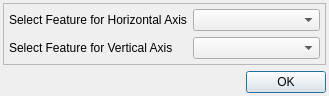
<?xml version="1.0" encoding="UTF-8"?>
<ui version="4.0">
 <class>DialogAxisSelector</class>
 <widget class="QDialog" name="DialogAxisSelector">
  <property name="geometry">
   <rect>
    <x>0</x>
    <y>0</y>
    <width>329</width>
    <height>95</height>
   </rect>
  </property>
  <property name="windowTitle">
   <string>Dialog</string>
  </property>
  <layout class="QVBoxLayout" name="verticalLayout">
   <property name="leftMargin">
    <number>3</number>
   </property>
   <property name="topMargin">
    <number>3</number>
   </property>
   <property name="rightMargin">
    <number>3</number>
   </property>
   <property name="bottomMargin">
    <number>3</number>
   </property>
   <item>
    <widget class="QFrame" name="frame">
     <property name="frameShape">
      <enum>QFrame::StyledPanel</enum>
     </property>
     <property name="frameShadow">
      <enum>QFrame::Raised</enum>
     </property>
     <layout class="QFormLayout" name="formLayout">
      <property name="leftMargin">
       <number>5</number>
      </property>
      <property name="topMargin">
       <number>5</number>
      </property>
      <property name="rightMargin">
       <number>5</number>
      </property>
      <property name="bottomMargin">
       <number>5</number>
      </property>
      <item row="0" column="0">
       <widget class="QLabel" name="label">
        <property name="text">
         <string>Select Feature for Horizontal Axis</string>
        </property>
       </widget>
      </item>
      <item row="1" column="0">
       <widget class="QLabel" name="label_2">
        <property name="text">
         <string>Select Feature for Vertical Axis</string>
        </property>
       </widget>
      </item>
      <item row="0" column="1">
       <widget class="QComboBox" name="comboBox_xaxis"/>
      </item>
      <item row="1" column="1">
       <widget class="QComboBox" name="comboBox_yaxis"/>
      </item>
     </layout>
    </widget>
   </item>
   <item alignment="Qt::AlignRight">
    <widget class="QDialogButtonBox" name="buttonBox_finish">
     <property name="orientation">
      <enum>Qt::Vertical</enum>
     </property>
     <property name="standardButtons">
      <set>QDialogButtonBox::Ok</set>
     </property>
    </widget>
   </item>
  </layout>
 </widget>
 <resources/>
 <connections>
  <connection>
   <sender>buttonBox_finish</sender>
   <signal>accepted()</signal>
   <receiver>DialogAxisSelector</receiver>
   <slot>accept()</slot>
   <hints>
    <hint type="sourcelabel">
     <x>248</x>
     <y>254</y>
    </hint>
    <hint type="destinationlabel">
     <x>157</x>
     <y>274</y>
    </hint>
   </hints>
  </connection>
  <connection>
   <sender>buttonBox_finish</sender>
   <signal>rejected()</signal>
   <receiver>DialogAxisSelector</receiver>
   <slot>reject()</slot>
   <hints>
    <hint type="sourcelabel">
     <x>316</x>
     <y>260</y>
    </hint>
    <hint type="destinationlabel">
     <x>286</x>
     <y>274</y>
    </hint>
   </hints>
  </connection>
 </connections>
</ui>
